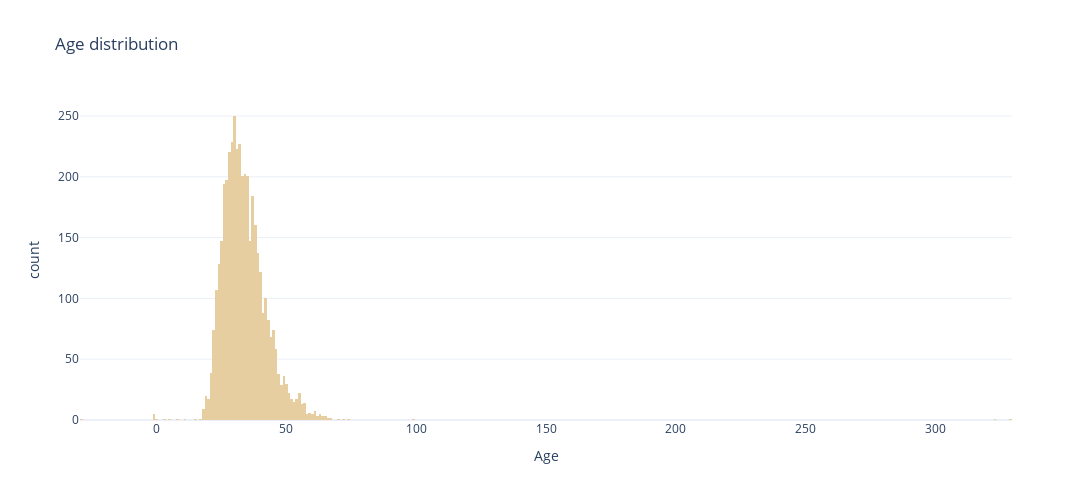

The notebook cell saved with this chart:
### Markdown cell above
#### **Age Data Cleaning**

### Code cell
histogram_chart(
    df=demografic_df,
    xaxis="Age",
    title="Age distribution",
)

### Figure 1 — Plotly figure (JSON) as saved in the notebook; plotly's stock layout.template omitted (floating-point values rounded to 4 significant figures; data arrays with more than 128 entries replaced by an {"elided": "..."} marker saying what was removed)
{"data": [{"alignmentgroup": "True", "bingroup": "x", "hovertemplate": "Age=%{x}<br>count=%{y}<extra></extra>", "legendgroup": "", "marker": {"color": "#e6cea0", "pattern": {"shape": ""}}, "name": "", "offsetgroup": "", "orientation": "v", "showlegend": false, "type": "histogram", "x": {"elided": "4218 int values"}, "xaxis": "x", "yaxis": "y"}], "layout": {"barmode": "relative", "height": 500, "legend": {"tracegroupgap": 0}, "title": {"text": "Age distribution"}, "width": 1200, "xaxis": {"anchor": "y", "domain": [0, 1], "title": {"text": "Age"}}, "yaxis": {"anchor": "x", "domain": [0, 1], "title": {"text": "count"}}}}
